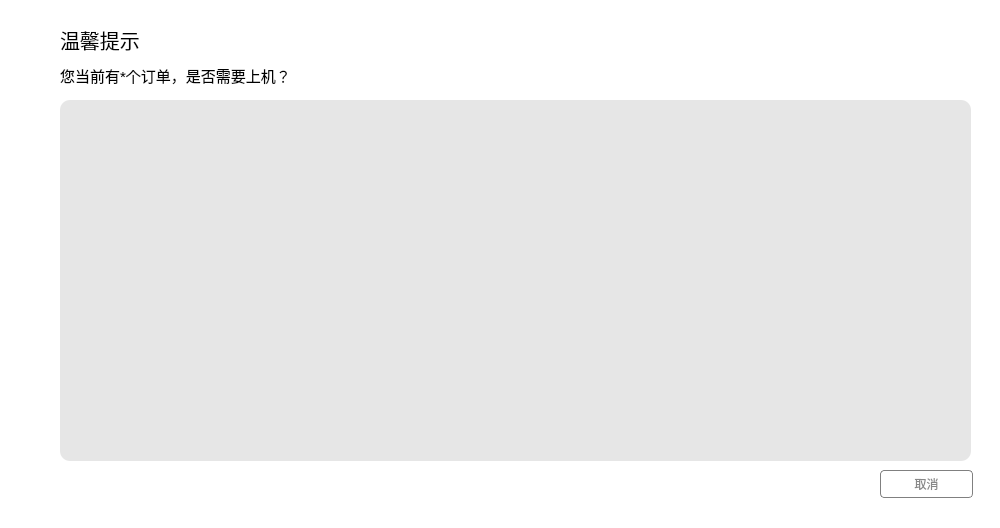
<?xml version="1.0" encoding="UTF-8"?>
<ui version="4.0">
 <class>OrderDialog</class>
 <widget class="QDialog" name="OrderDialog">
  <property name="geometry">
   <rect>
    <x>0</x>
    <y>0</y>
    <width>1000</width>
    <height>528</height>
   </rect>
  </property>
  <property name="windowTitle">
   <string>Dialog</string>
  </property>
  <property name="styleSheet">
   <string notr="true">background-color: rgb(255, 255, 255);</string>
  </property>
  <widget class="QPushButton" name="pushButton">
   <property name="geometry">
    <rect>
     <x>880</x>
     <y>470</y>
     <width>93</width>
     <height>28</height>
    </rect>
   </property>
   <property name="styleSheet">
    <string notr="true">*{
	font: 12pt &quot;微软雅黑&quot;;
	
	color: rgb(136, 136, 136);
	border-radius: 4px;
	background-color: rgb(255, 255, 255);
	border: 1px solid gray;

}
QPushButton:hover{
	
	color: rgb(0, 85, 255);
	border: 1px solid blue;

}

QPushButton::checked {
	
	background-color: blue;
	border: 1px solid blue;
	color: rgb(255, 255, 255);

}</string>
   </property>
   <property name="text">
    <string>取消</string>
   </property>
  </widget>
  <widget class="QLabel" name="label">
   <property name="geometry">
    <rect>
     <x>60</x>
     <y>20</y>
     <width>100</width>
     <height>40</height>
    </rect>
   </property>
   <property name="font">
    <font>
     <family>Microsoft YaHei UI</family>
     <pointsize>15</pointsize>
    </font>
   </property>
   <property name="text">
    <string>温馨提示</string>
   </property>
  </widget>
  <widget class="QLabel" name="label_2">
   <property name="geometry">
    <rect>
     <x>60</x>
     <y>60</y>
     <width>391</width>
     <height>31</height>
    </rect>
   </property>
   <property name="font">
    <font>
     <family>Microsoft JhengHei UI</family>
     <pointsize>11</pointsize>
    </font>
   </property>
   <property name="text">
    <string>您当前有*个订单，是否需要上机？</string>
   </property>
  </widget>
  <widget class="QTableWidget" name="tableWidget">
   <property name="geometry">
    <rect>
     <x>60</x>
     <y>100</y>
     <width>911</width>
     <height>361</height>
    </rect>
   </property>
   <property name="styleSheet">
    <string notr="true">border-radius: 10px;
background-color: rgb(230, 230, 230);</string>
   </property>
  </widget>
 </widget>
 <resources/>
 <connections/>
</ui>
